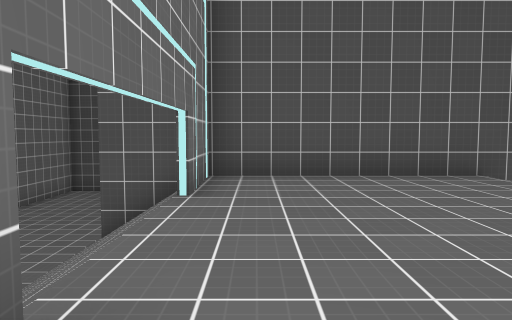
[1] (above)

16 first-person views from a walk through a Unity game level. The camera is 1.4 m above the floor, tilts 4° down and sees 70° across. The floor is counted in squares, 2 m on a side. Each view is taken from the middle of a square. On the plan, view 1 faces up. The plan holds only what a view shows up to about 11 squares ahead; the rest is blank. The place goes on beyond the plan. The player is left out. Surface patterns are stand-ins for the level's own textures.

[2]
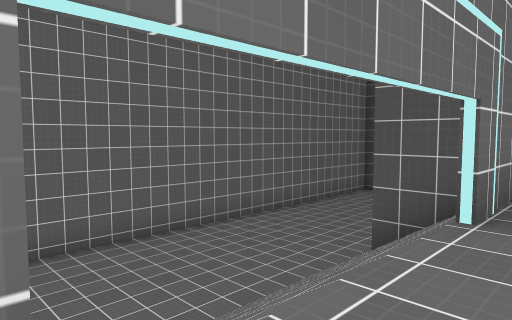

[3]
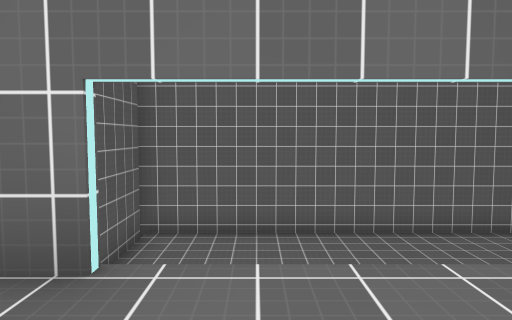

[4]
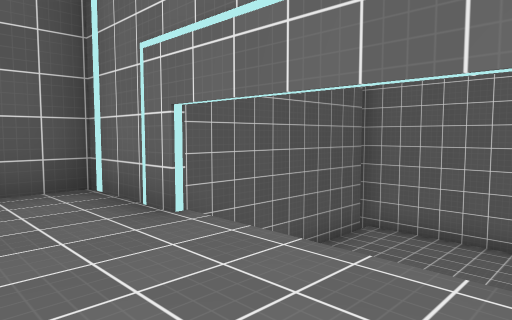

[5]
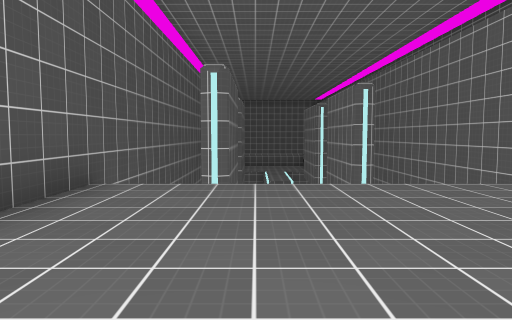

[6]
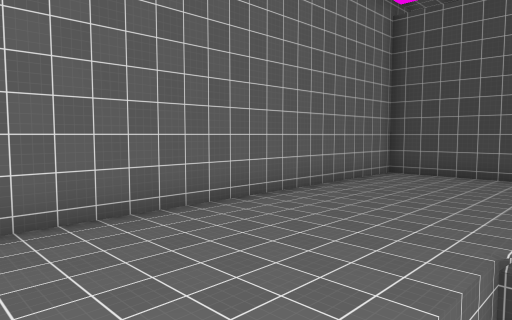

[7]
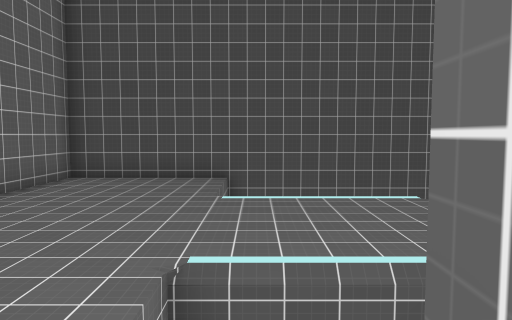

[8]
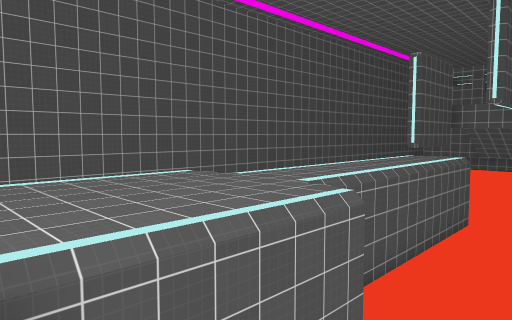

[9]
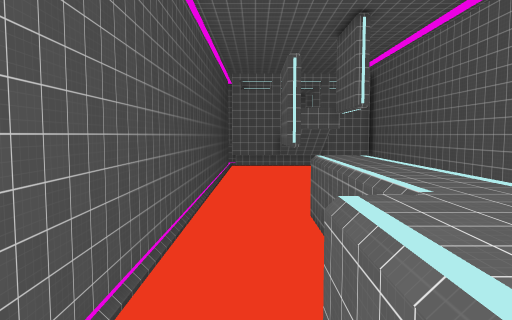

[10]
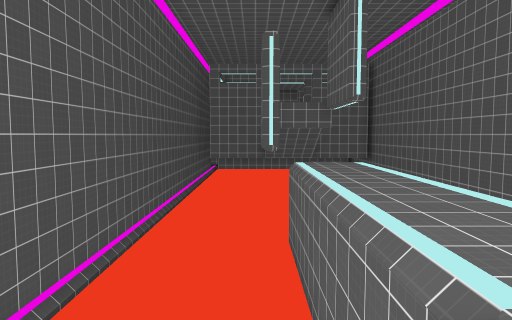

[11]
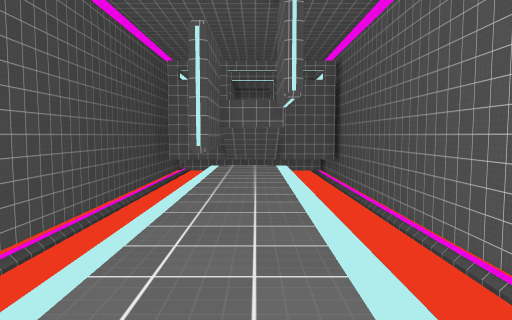

[12]
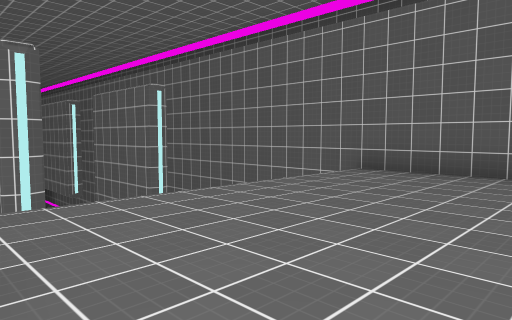

[13]
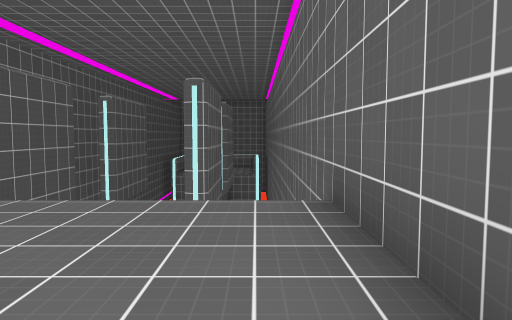

[14]
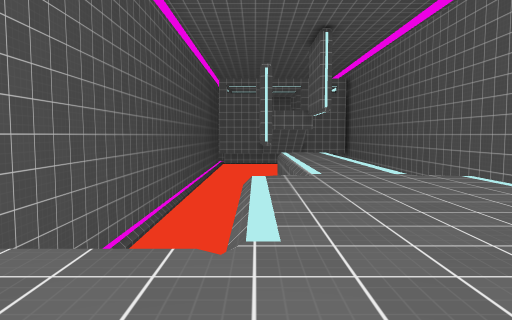

[15]
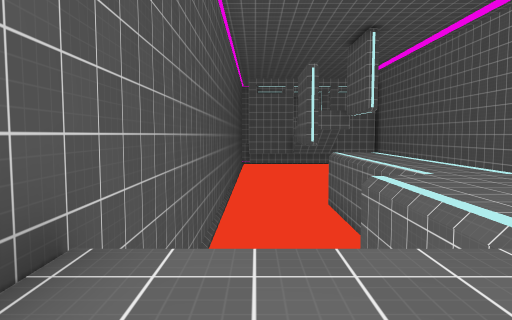

[16]
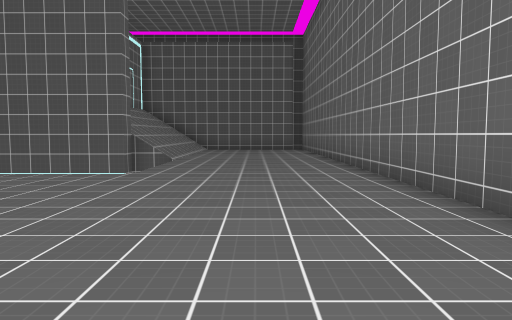

### Floor plan
Key: @ floor where view 1 was taken; # wall or solid block; . main floor; : floor 3.5 m higher than the main floor; / step, stairs or slope; = window, fence, low wall or low ledge; v drop or lower ground.
Columns run from 9 left of view 1 to 11 right of it. Each row starts with its distance up from view 1.
 17 #######       v  vvvv
 16 #.....===============
 15 #.....    vvvvvvvvvvv
 14 #.....    vvvvvvvvvv
 13 #.........vvvvvvvvvv=
 12 #.........///////.vv
 11 #.................
 10 #.........vvvvvvvv
  9 #.....vvvvvvvvvvvvv
  8 #.....     vvvvvvvvvv
  7 #.....v#v####vvvvvvvv
  6 #.....//#::::#####
  5 #.....//#::::v #
  4 #.....///::::v vvvv
  3 #.....///::::v
  2 #....  //::::v   vvvv
  1 #...    #::::v   v###
  0 #...    #@:::v
 -1 #####################

Where each view was taken, in squares from view 1:
view 1: 0 up, 0 right, facing up
view 2: 1 up, 0 right, facing up-left
view 3: 2 up, 1 right, facing left
view 4: 4 up, 1 right, facing down-left
view 5: 4 up, 1 left, facing right
view 6: 5 up, 3 left, facing up-left
view 7: 6 up, 3 left, facing up
view 8: 7 up, 4 left, facing up-right
view 9: 14 up, 4 left, facing right
view 10: 13 up, 1 left, facing right
view 11: 11 up, 0 right, facing right
view 12: 6 up, 0 right, facing down-right
view 13: 0 up, 0 right, facing right
view 14: 13 up, 6 left, facing right
view 15: 15 up, 6 left, facing right
view 16: 16 up, 6 left, facing down
